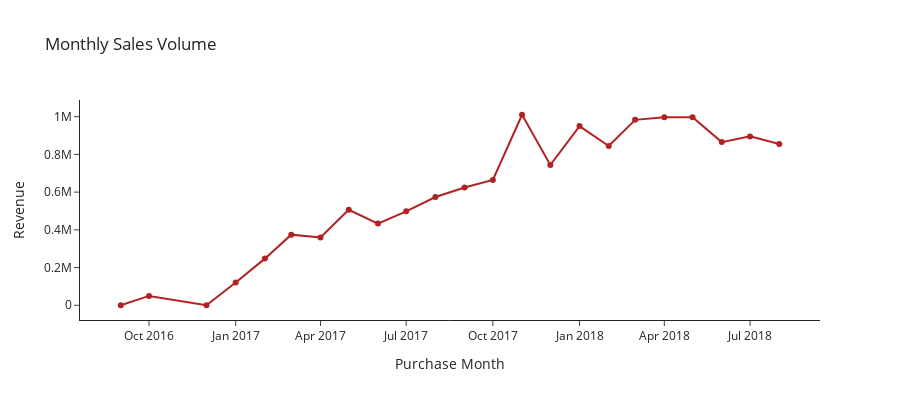

The code cell stored with this chart in its notebook:
### Markdown cell above
##### Visualize the time series

### Code cell
# Calculate Monthly Sales
monthly_sales = (
    orders.select(['order_id', 'order_purchase_timestamp'])
    .join(
        order_items.select(['order_id', 'price']),
        on='order_id')
    .with_columns(
        (pl.col('order_purchase_timestamp').str.strptime(pl.Datetime).cast(pl.Date).dt.truncate("1mo").alias('purchase_month')))
    .drop(columns=['order_purchase_timestamp', 'order_id'])
    .groupby('purchase_month')
    .agg(pl.col('price').sum().alias('monthly_sales'))
    .sort('purchase_month')
    .filter(pl.col('purchase_month') < '2018-09-01')
    .to_pandas()
)

# Plot monthly sales
fig = px.line(
    monthly_sales, x='purchase_month', y='monthly_sales',
    template='simple_white', width=900, height=400,
    markers=True,
    labels={
        'purchase_month': 'Purchase Month',
        'monthly_sales': 'Revenue'},
    title='Monthly Sales Volume'
)

fig.update_traces(
    line_color='#B22222',
    line_width=2
)

fig.show()

### Figure 1 — Plotly figure (JSON) as saved in the notebook; plotly's stock layout.template omitted (floating-point values rounded to 4 significant figures)
{"data": [{"hovertemplate": "Purchase Month=%{x}<br>Revenue=%{y}<extra></extra>", "legendgroup": "", "line": {"color": "#B22222", "dash": "solid", "width": 2}, "marker": {"symbol": "circle"}, "mode": "lines+markers", "name": "", "orientation": "v", "showlegend": false, "type": "scatter", "x": ["2016-09-01T00:00:00", "2016-10-01T00:00:00", "2016-12-01T00:00:00", "2017-01-01T00:00:00", "2017-02-01T00:00:00", "2017-03-01T00:00:00", "2017-04-01T00:00:00", "2017-05-01T00:00:00", "2017-06-01T00:00:00", "2017-07-01T00:00:00", "2017-08-01T00:00:00", "2017-09-01T00:00:00", "2017-10-01T00:00:00", "2017-11-01T00:00:00", "2017-12-01T00:00:00", "2018-01-01T00:00:00", "2018-02-01T00:00:00", "2018-03-01T00:00:00", "2018-04-01T00:00:00", "2018-05-01T00:00:00", "2018-06-01T00:00:00", "2018-07-01T00:00:00", "2018-08-01T00:00:00"], "xaxis": "x", "y": [267.4, 49510.0, 10.9, 120300.0, 247300.0, 374300.0, 359900.0, 506100.0, 433000.0, 498000.0, 574000.0, 624400.0, 664200.0, 1010000.0, 743900.0, 950000.0, 844200.0, 983200.0, 996600.0, 996500.0, 865100.0, 895500.0, 854700.0], "yaxis": "y"}], "layout": {"height": 400, "legend": {"tracegroupgap": 0}, "title": {"text": "Monthly Sales Volume"}, "width": 900, "xaxis": {"anchor": "y", "domain": [0, 1], "title": {"text": "Purchase Month"}}, "yaxis": {"anchor": "x", "domain": [0, 1], "title": {"text": "Revenue"}}}}
